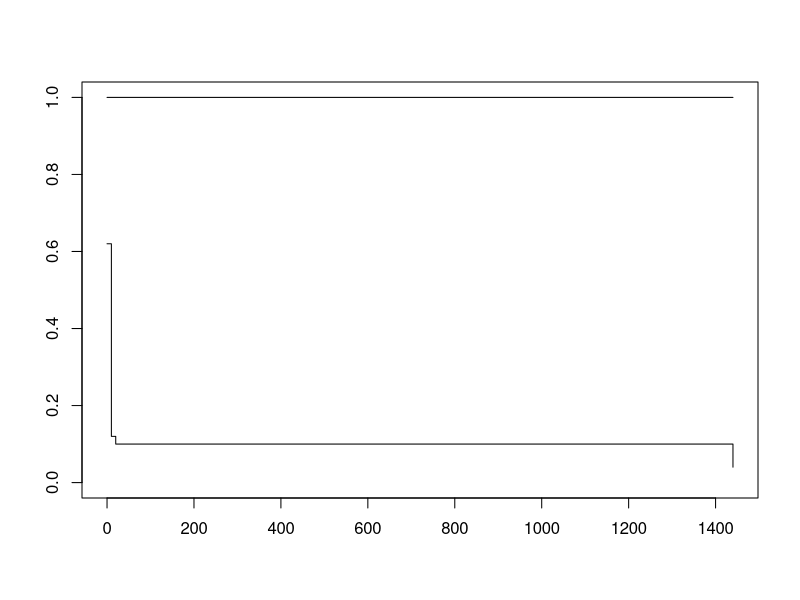

The R source for this figure: (Note: this script raises an error after producing the figure.)

# laden Sie bitte folgende Packages
library(survival)
library(survminer) 
library(ggplot2)

## Lesen Sie die daten ein. Achten Sie, dass der Datenpfad stimmt
## wenn Sie das dirctory nicht wissen, auf welchem Sie arbeiten: 
getwd()
exp5 <- read.table("src/Data_Experiment5.csv", sep = ";", header = TRUE)

## wenn sie Plobleme haben mit den Hochladen der Daten oder auf einer online-shell arbeiten
exp5 <- data.frame(Treatment = c(rep("Control", 49),
                                 rep("Roundup No Glyphosate", 50)),
                   Time = c(rep(1440, 49), 0, rep(10, 3), 1440, rep(0, 3),                             rep(10, 6), 1440, 0, rep(10,3), 1440,
                            rep(0,3), 10, 10, 0, 10, 10, 1440, 1440,                                   rep(10,4), 20, rep(0, 4), 
                            10, rep(0, 4), 10, 0, 0, rep(10,3)),
                  Event = c(rep(0, 49), rep(1,4), 0, 
                            rep(1, 14), 0, rep(1, 30)))
                          


                        
colnames(exp5)

# Experiment 5: Reporduzieren Sie die Kaplan-Meier Kurve und den Chi-square test

# Mit er Surv() funktion erstellt man ein Survival Objekt
exp5$Surv <- Surv(exp5$Time, exp5$Event)

exp5[, c("Time", "Event", "Surv")]
## was bedeutet das + am Ende des Surv Objekts?


model5 <- survfit(Surv(Time, Event) ~ Treatment, data = exp5)

## reproduzieren Sie Figur aus Paper
plot(model5)

## oder etwas hübscher:
ggsurvplot(model5,legend= "right", title= "Experiment 5") 

## Erstellen Sie eine Tabelle (Behandlung vs events) 
tbl5 <- table(exp5$Treatment, exp1$Event)
tbl5 

## reproduzieren Sie chi-square test
cs5 <- chisq.test(tbl5) 
cs5
## 

## Experiment 1:
exp1 <- read.table("src/Data_Experiment1.csv", sep = ";", header = TRUE)

exp1 <- exp1[!is.na(exp1$Event), ]



exp1 <- data.frame(Treatment = c(rep("Control", 54), 
                                  rep("Roundup Ready to Use 100%", 53),
                                  rep("Roundup ProActive", 54)),
                    Time = c(rep(1440, 54), rep(0, 5), 10, rep(0, 3), 
                             10, 10, 20, rep(0,4), 10, 30, rep(0, 20),
                             rep(10, 3), rep(0, 3), 10, 1440, 1440, 0, 10, 20, 
                             rep(1440, 3), 20, rep(1440, 23), rep(10, 3), 
                             rep(1440, 3), 10, rep(1440, 11), 20, rep(1440, 5),
                             0, 0, rep(1440, 4)),
                    Event = c(1, rep(0, 5), 1, rep(0, 47), rep(1, 50), 0, 0, 0, 
                              1, rep(0, 11), 1, rep(0, 11), 1, 1, 1, 
                              0, 0, 0, 1, 1, 1, rep(0, 9), rep(1, 5), 
                              0, 1,1,1,0,0,0)
                              
                    )

## Experiment 4:

#########################################
## Cox-ph regression model Experiment 1

cox <- coxph(Surv(Time, Event) ~ Treatment, data = exp1)
summary(cox)
## Warum ist 
summary(cox)$coef["TreatmentRoundup No Glyphosate", "exp(coef)"]
## die gesuchte hazard rate? 
## Warum ist es eine Rate? 

## Tip: das cox-modell hat einen logit-link 

